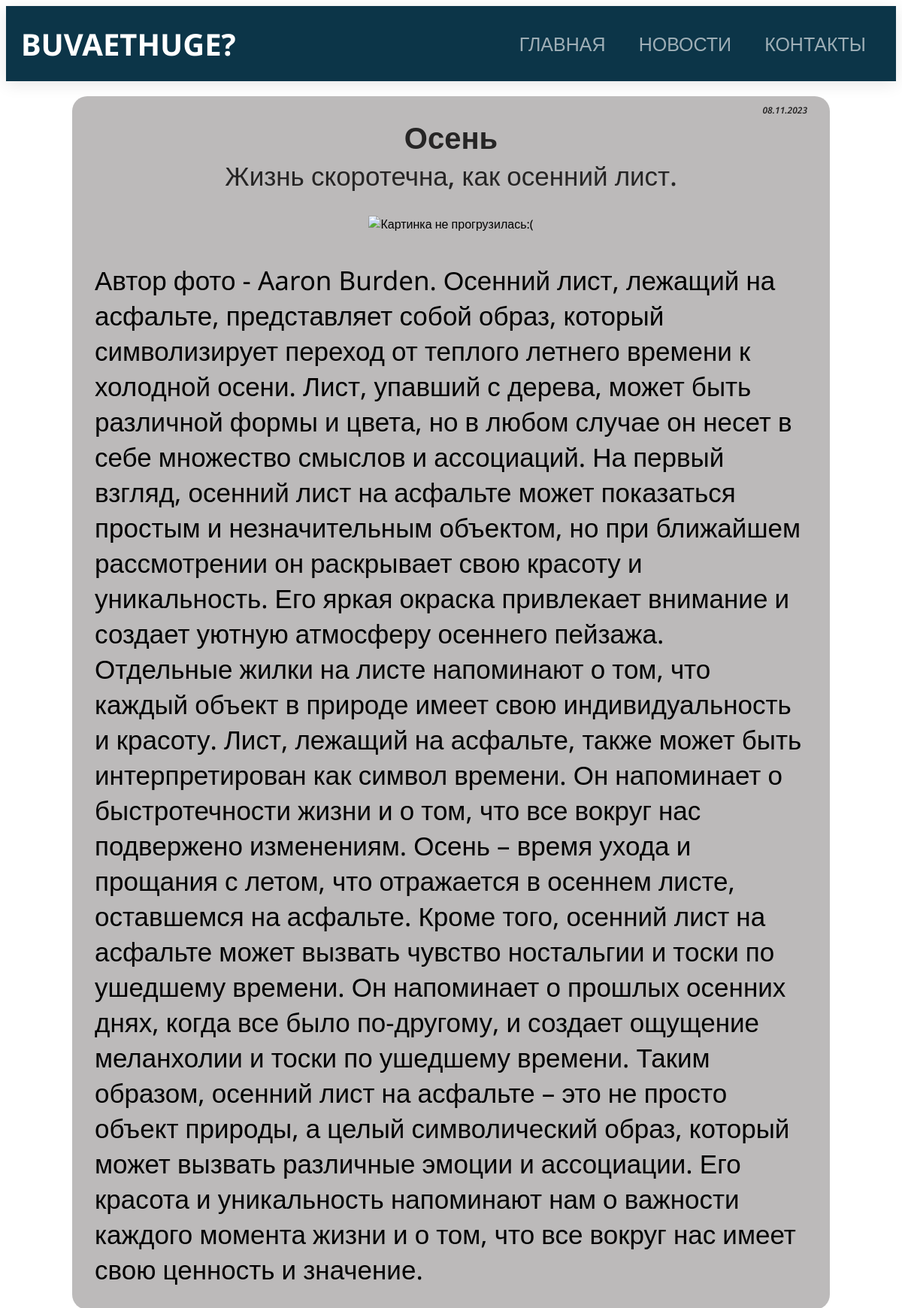
The page /news/2 on the database its author committed.
### sitik/models.py (models this page shows, shortened)
class Articles(models.Model):
    title = models.CharField('Название', max_length=50, default='ПУСТО')
    description = models.CharField('Краткое описание (кликбейт)', max_length=250, default='ПУСТО')
    image = models.CharField('Картинка', max_length=250, default='ПУСТО')
    text = models.TextField('Полное описание')
    date = models.DateField('Дата события')
    class Meta:
        verbose_name = 'Новость'
        verbose_name_plural = 'Новости'

### sitik/views.py (the view)
# urls.py: path('news/<int:news_id>', views.news_detail, name='news_detail')
def news_detail(request, news_id):
    single_new = Articles.objects.get(id=news_id)
    single_new.image = image_url_fixer(single_new.image)
    return render(request, 'sitik/news_detail.html', {'single_new': single_new})

### sitik/views.py (called while the page is built)
def image_url_fixer(image_url):
    image_url = 'https://drive.google.com/uc?export=view&id=' + image_url.split('/')[5]
    return image_url

### sitik/templates/sitik/news_detail.html (shortened to what this page needs)
{% extends 'sitik/layout.html' %}
{% load static %}
{% block content %}
    <div class="wrapper_detail">
        <div class="date">
            {{ single_new.date|date:"d.m.Y" }}
        </div>
        <div class="title">
            {{ single_new.title }}
        </div>
        <div class="description">
            {{ single_new.description }}
        </div>
        <div class="image_view">
            <img src="{{ single_new.image }}" alt="Картинка не прогрузилась:(">
        </div>
        <div class="article_text">
            {{ single_new.text }}
        </div>
    </div>
{% endblock %}

### sitik/static/sitik/css/main.css (style rules this page uses)
body { justify-content: center; font-family: 'Noto Sans', sans-serif; background-color: white; }
.wrapper_detail { display: grid; border-radius: 20px; width: 84vw; margin: 20px auto; background-color: #bcbaba; grid-template-columns: repeat(6, 14vw); }
.date { grid-column: 5 / 7; grid-row: 1 / 2; text-align: right; font-size: 12px; margin-right: 30px; font-weight: 600; font-style: italic; color: #262525; margin-top: 10px; }
.title { grid-column: 1 / 7; grid-row: 2 / 3; text-align: center; font-size: 40px; font-weight: 600; color: #262525; margin: 0 30px; }
.description { grid-column: 1 / 7; grid-row: 3 / 4; margin: 0 30px 20px; font-size: 35px; font-weight: 500; text-align: center; color: #262525; }
.image_view { grid-column: 1 / 7; grid-row: 4 / 5; text-align: center; }
.image_view img { object-fit: cover; height: 100%; width: 100%; margin: 10px 0; text-align: center; }
.article_text { grid-column: 1 / 7; grid-row: 5 / 6; margin: 30px; font-size: 35px; }

### rows shown on the page
Articles: date "08.11.2023", title "Осень", description "Жизнь скоротечна, как осенний лист.", text "Автор фото - Aaron Burden. Осенний лист, лежащий на асфальте, представляет собой образ, который символизирует переход от теплого летнего времени к холодной осени. Лист, упавший с дерева, может быть различной формы и цвета, но в любом случае он несет в себе множество смыслов и ассоциаций. На первый взгляд, осенний лист на асфальте может показаться простым и незначительным объектом, но при ближайшем рассмотрении он раскрывает свою красоту и уникальность. Его яркая окраска привлекает внимание и создает уютную атмосферу осеннего пейзажа. Отдельные жилки на листе напоминают о том, что каждый объект в природе имеет свою индивидуальность и красоту. Лист, лежащий на асфальте, также может быть…"
